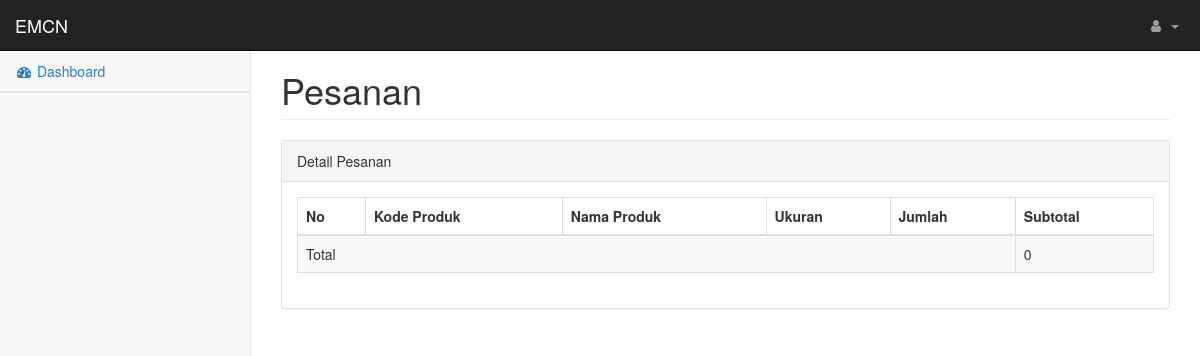
The app's page /index.php/PesananController/getDetail/PSN-00003, older data.
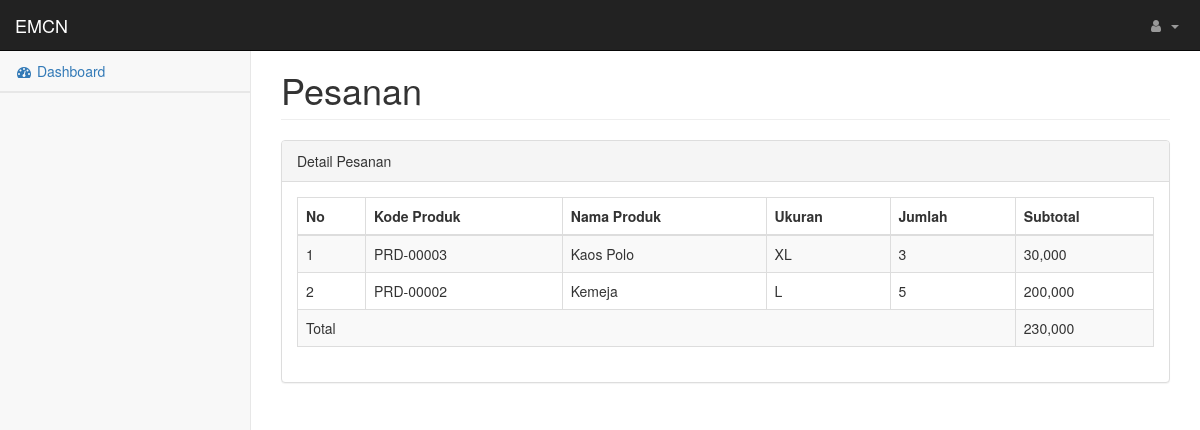
The same page, newer data.
### tables this page shows
CREATE TABLE `detail_pesanan` (
  `kd_produk` varchar(50) NOT NULL,
  `kd_pesanan` varchar(50) NOT NULL,
  `subtotal` int(11) NOT NULL,
  `jumlah` int(11) NOT NULL
);

CREATE TABLE `produk` (
  `kd_produk` varchar(50) NOT NULL,
  `nama_produk` varchar(50) NOT NULL,
  `ukuran` varchar(5) NOT NULL,
  `harga` int(11) NOT NULL
);

### application/controllers/PesananController.php (called while the page is built, shortened)
<?php
class PesananController extends CI_Controller {
    public function getDetail()
    {
        $kd = $this->uri->segment(3);
		$index['data'] = $this->PesananModel->getDetail($kd);
		$index['nav']  = 'Pesanan';
        $index['sub']  = 'Detail Pesanan';
        $index['content'] = 'pesanan/detail_view';
		$this->load->view('Template', $index);
    }
}

### index.php (called while the page is built, shortened)
<?php
require_once BASEPATH.'core/CodeIgniter.php';

### application/models/PesananModel.php (called while the page is built, shortened)
<?php
class PesananModel extends CI_Model
{
    public function getDetail($kd)
    {
        $this->db->select('a.kd_produk,nama_produk,ukuran,jumlah,subtotal');
        $this->db->from('produk a');
        $this->db->join('detail_pesanan b', 'a.kd_produk=b.kd_produk');
        $this->db->where('b.kd_pesanan', $kd);
        $query = $this->db->get();
        return $query->result_array();
    }
}
?>

### application/views/pesanan/detail_view.php (the view)
<div class="row">
<div class="col-md-12">
<h1 class="page-header"><?php echo $nav; ?></h1>
</div>
</div>
<div class="row">
<div class="col-md-12">
<div class="panel panel-default">
<div class="panel-heading">
<?php echo $sub; ?>
</div>
<div class="panel-body">
<div class="table-responsive">
<table class="table table-bordered table-striped table-hover">
<thead>
<tr>
<th>No</th>
<th>Kode Produk</th>
<th>Nama Produk</th>
<th>Ukuran</th>
<th>Jumlah</th>
<th>Subtotal</th>
</tr>
</thead>
<tbody>
<?php
$no=1;
$total = 0;
foreach($data as $dt){ ?>
<tr>
<td><?php echo $no; ?></td>
<td><?php echo $dt['kd_produk']; ?></td>
<td><?php echo $dt['nama_produk']; ?></td>
<td><?php echo $dt['ukuran']; ?></td>
<td><?php echo $dt['jumlah']; ?></td>
<td><?php echo number_format($dt['subtotal']); ?></td>
</tr>
<?php
$total = $total + $dt['subtotal'];
$no++;
} ?>
<tr>
<td colspan="5">Total</td>
<td><?php echo number_format($total); ?></td>
</tr>
</tbody>
</table>
</div>
</div>
</div>
</div>
</div>

Row changes from the older to the newer data that the page shows:
added detail_pesanan: kd_produk.kd_produk "PRD-00003", kd_produk.nama_produk "Kaos Polo", kd_produk.ukuran "XL", jumlah "3", subtotal "30,000"
added detail_pesanan: kd_produk.kd_produk "PRD-00002", kd_produk.nama_produk "Kemeja", kd_produk.ukuran "L", jumlah "5", subtotal "200,000"
Text that changed along with them:
$total: "0" → "230,000"
